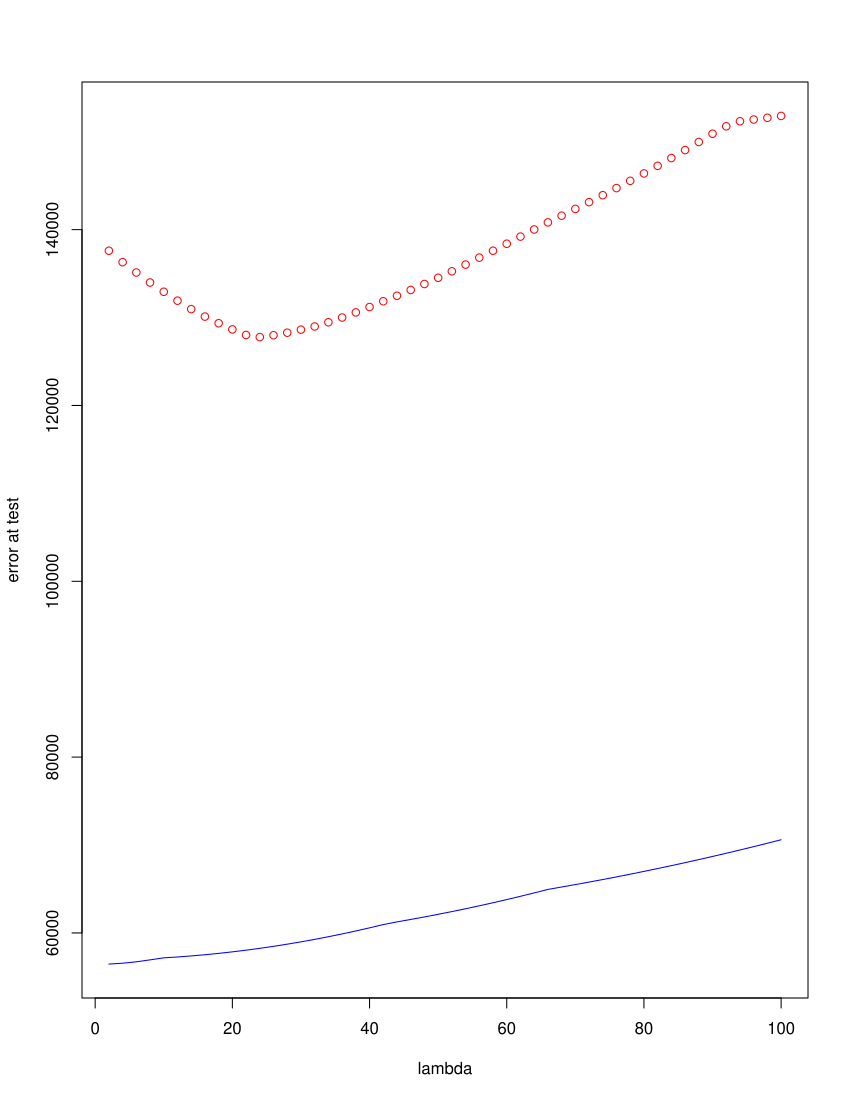

Reproduce this figure in R.
cv.linear.lasso=function(X,y,lambda.max=100,K=10){
  X=as.matrix(X)
  y=as.matrix(y)
  p=ncol(X)
  n=nrow(X)
  for(j in 1:p){
    X[,j]=X[,j]-mean(X[,j])
  }
  y=y-mean(y)
  dec=round(lambda.max/50)
  lambda.seq=seq(lambda.max,1,-dec)
  r=length(lambda.seq)
  S=array(0,dim=r)
  m=round(n/K)
  for(i in 1:K){
    test=seq(i,n,m)
    train=setdiff(1:n,test)
    coef.seq=warm.start(X[train,],y[train],lambda.max) #warmstart()->28
    for(h in 1:r){
      S[h]=S[h]+sum((y[test]-X[test,]%*%coef.seq[h,])^2)/m
    }
  }
  S=S/K
  S.min=Inf
  for(h in 1:r){
    if(S[h]<S.min){
      S.min=S[h]
      k=h
    }
  }
  coef.seq=warm.start(X,y,lambda.max)
  T0=array(0,dim=r)
  for(h in 1:r){
    T0[h]=sum((y-X%*%coef.seq[h,])^2)/n
  }
  return(list(lambda.min=lambda.seq[k],
              S.seq=S,T.seq=T0,lambda.seq=lambda.seq))
}

result=cv.linear.lasso(X,y)
S.seq=result$S.seq
T.seq=result$T.seq
lambda.seq=result$lambda.seq

plot(lambda.seq,S.seq,xlab="lambda",ylab="error at test",
     ylim=c(min(S.seq,T.seq),max(S.seq,T.seq)),col="red")

lines(lambda.seq,T.seq,col="blue")
